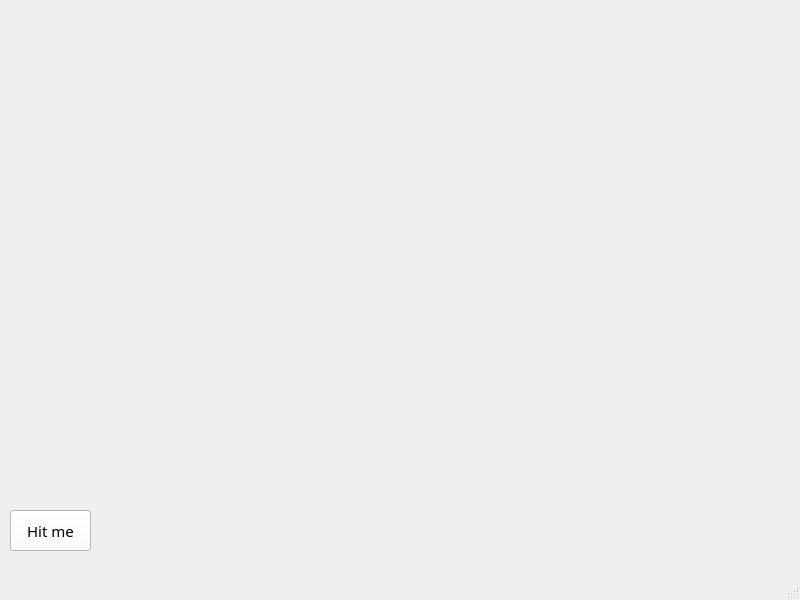
<?xml version="1.0" encoding="UTF-8"?>
<ui version="4.0">
 <class>MainWindow</class>
 <widget class="QMainWindow" name="MainWindow">
  <property name="geometry">
   <rect>
    <x>0</x>
    <y>0</y>
    <width>800</width>
    <height>600</height>
   </rect>
  </property>
  <property name="minimumSize">
   <size>
    <width>800</width>
    <height>600</height>
   </size>
  </property>
  <property name="maximumSize">
   <size>
    <width>800</width>
    <height>600</height>
   </size>
  </property>
  <property name="cursor">
   <cursorShape>ArrowCursor</cursorShape>
  </property>
  <property name="windowTitle">
   <string>MainWindow</string>
  </property>
  <property name="layoutDirection">
   <enum>Qt::LeftToRight</enum>
  </property>
  <property name="autoFillBackground">
   <bool>false</bool>
  </property>
  <property name="styleSheet">
   <string notr="true">background-image: url(:/background/other_img/table_background.jpg);
</string>
  </property>
  <property name="documentMode">
   <bool>false</bool>
  </property>
  <property name="dockNestingEnabled">
   <bool>false</bool>
  </property>
  <property name="unifiedTitleAndToolBarOnMac">
   <bool>false</bool>
  </property>
  <widget class="QWidget" name="centralwidget">
   <property name="cursor">
    <cursorShape>UpArrowCursor</cursorShape>
   </property>
   <widget class="QToolButton" name="hit_me_button">
    <property name="geometry">
     <rect>
      <x>10</x>
      <y>510</y>
      <width>81</width>
      <height>41</height>
     </rect>
    </property>
    <property name="font">
     <font>
      <family>Calibri Light</family>
      <pointsize>11</pointsize>
      <weight>50</weight>
      <bold>false</bold>
     </font>
    </property>
    <property name="styleSheet">
     <string notr="true">background-color: rgb(255, 255, 255);</string>
    </property>
    <property name="text">
     <string>Hit me</string>
    </property>
   </widget>
  </widget>
  <widget class="QMenuBar" name="menubar">
   <property name="geometry">
    <rect>
     <x>0</x>
     <y>0</y>
     <width>800</width>
     <height>21</height>
    </rect>
   </property>
  </widget>
  <widget class="QStatusBar" name="statusbar"/>
 </widget>
 <resources>
  <include location="background_image.qrc"/>
 </resources>
 <connections/>
</ui>
